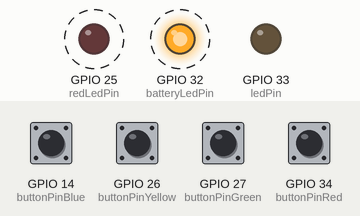
Recording of a program running on a simulated ESP32. On the bench: output pins drawn as LEDs (lit = HIGH). Dashed ring = blinking. The test bench sets the inputs (shaded band); at power-on: GPIO 14 (buttonPinBlue), GPIO 26 (buttonPinYellow), GPIO 27 (buttonPinGreen), GPIO 34 (buttonPinRed) HIGH. WiFi joins after 1.5 s; servers stay silent unless stated; no MQTT or app messages arrive unless stated; not simulated (calls return 0 or success): secrets.h; names the files do not define were given values by the test bench: mqtt_port = 1883; what the program prints to the serial monitor is not drawn.

Above: at 2.7 s.
2.8 s: GPIO 14 (buttonPinBlue) pulled LOW for 0.15 s
5.9 s: GPIO 34 (buttonPinRed) pulled LOW for 0.15 s
At 7.01 s:
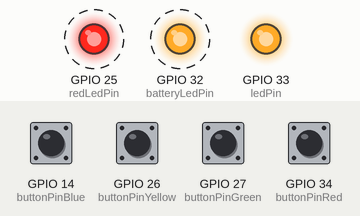
8.9 s: GPIO 27 (buttonPinGreen) pulled LOW for 0.15 s
At 10.0 s:
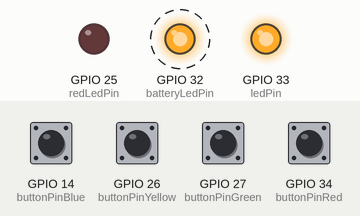
14.9 s: GPIO 34 (buttonPinRed) pulled LOW for 1 s
At 16.46 s:
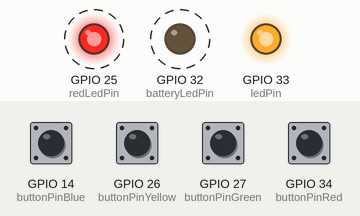
17.9 s: GPIO 14 (buttonPinBlue) pulled LOW for 1 s
At 18.5 s:
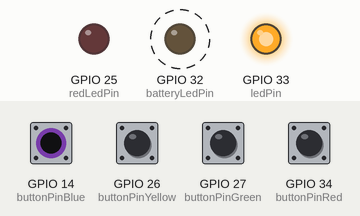
Timing chart, 0 to 21.9 s (numbered marks = the images above; inputs shaded):
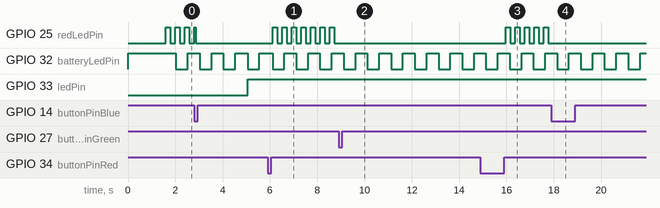

Measured:
- after the input at 5.9 s, GPIO 25 (redLedPin): alternates HIGH for 0.20 s and LOW for 0.20 s, starting after 0.21 s
- after the input at 8.9 s, GPIO 25 (redLedPin): stops changing and stays LOW
- after the input at 14.9 s, GPIO 25 (redLedPin): alternates HIGH for 0.20 s and LOW for 0.20 s, starting after 1.1 s
- after the input at 17.9 s, GPIO 25 (redLedPin): stops changing and stays LOW
- by itself, GPIO 32 (batteryLedPin): alternates HIGH for 0.50 s and LOW for 0.50 s

The program:

main.cpp
```cpp
#include <Arduino.h>
#include <WiFi.h>
#include <PubSubClient.h>
#include <ArduinoJson.h>
#include "secrets.h"

// --- Hardware Pins ---
const int redLedPin = 25;       // 🚨 💡 ขาที่ต่อกับ LED สีแดง (สำหรับ SOS)
const int buttonPinRed = 34;    // 🔴 ปุ่มฉุกเฉิน (SOS)
const int buttonPinYellow = 26; // 🟡 ปุ่มเรียก Caregiver (ASSIST) - 💡 เพิ่มใหม่ (ใช้ GPIO27 หรือเปลี่ยนตามสะดวก)
const int buttonPinGreen = 27;  // 🟢 ปุ่ม 4-pin อเนกประสงค์ (GREEN_BTN)
const int ledPin = 33;          // 🔵 ขา LED แสดงสถานะการเชื่อมต่อ
const int batteryLedPin = 32;   // 🔋 ขา LED แสดงสถานะแบตเตอรี่
const int buttonPinBlue = 14;  // 🔵 ขาที่ต่อกับปุ่มสีน้ำเงิน (จำลอง Caregiver รับงาน)

// --- Global Objects ---
WiFiClient espClient;
PubSubClient client(espClient);

// --- State Variables ---
int lastStateRed = -1;
int lastStateYellow = HIGH; // ใช้ HIGH เพราะจะใช้ INPUT_PULLUP
int lastStateGreen = HIGH;  // ใช้ HIGH เพราะจะใช้ INPUT_PULLUP
int lastStateBlue = HIGH;      // ใช้ HIGH เพราะจะใช้ INPUT_PULLUP
bool isEmergency = false;       // 💡 ตัวแปรจำลองสถานะว่ากำลังเกิดเหตุฉุกเฉินอยู่หรือไม่
unsigned long lastRedBlink = 0; // 💡 ตัวแปรเก็บเวลาสำหรับการกะพริบไฟแดง
bool redLedState = false;       // 💡 สถานะเปิด/ปิดของไฟแดง

unsigned long lastHeartbeat = 0;
const long heartbeatInterval = 30000; // 30 วินาที
unsigned long lastReconnectAttempt = 0;

int batteryLevel = 15; // 🔋 สมมติว่าชาร์จแบตมาเต็มแล้วสำหรับการนำเสนอ
unsigned long lastBatteryBlink = 0;
bool batteryLedState = false;

// --- Functions ---
void setup_wifi() {
  delay(20);
  Serial.println();
  Serial.printf("Connecting to %s\n", ssid);
  WiFi.begin(ssid, password);

  int attempts = 0;
  while (WiFi.status() != WL_CONNECTED && attempts < 20) {
    delay(500);
    Serial.print(".");
    attempts++;
  }

  if (WiFi.status() == WL_CONNECTED) {
    Serial.printf("\nWiFi connected. IP: %s\n", WiFi.localIP().toString().c_str());
  } else {
    Serial.println("\nWiFi failed! Continuing...");
  }
}

bool reconnect() {
  if (client.connected()) return true;

  unsigned long now = millis();
  if (now - lastReconnectAttempt > 5000) {
    lastReconnectAttempt = now;
    Serial.print("Attempting MQTT connection...");

    char lwtTopic[64];
    snprintf(lwtTopic, sizeof(lwtTopic), "iot/device/%s/status", device_id);

    if (client.connect(device_id, lwtTopic, 1, true, "OFFLINE")) {
      Serial.println("connected");
      client.publish(lwtTopic, "ONLINE", true);
      digitalWrite(ledPin, HIGH);
      return true;
    } else {
      Serial.printf("failed, rc=%d. Try again in 5s.\n", client.state());
      digitalWrite(ledPin, LOW);
    }
  }
  return false;
}

void sendEvent(const char *eventType, const char *statusStr = "PENDING") {
  if (!client.connected()) {
    reconnect();
  }

  JsonDocument doc;
  doc["device_mac"] = device_id;
  doc["event_type"] = eventType;
  doc["status"] = statusStr;
  doc["battery_level"] = batteryLevel;

  char buffer[256];
  serializeJson(doc, buffer);

  char topic[64];
  snprintf(topic, sizeof(topic), "iot/device/%s/event", device_id);

  Serial.print("Publishing message: ");
  Serial.println(buffer);

  if (client.publish(topic, buffer)) {
    Serial.println("✅ Published successfully");
  } else {
    Serial.println("❌ Failed to publish");
  }
}

void setup() {
  Serial.begin(115200);

  // 🎛️ ตั้งค่าปุ่มทั้ง 3 สี
  pinMode(buttonPinRed, INPUT);
  pinMode(buttonPinYellow, INPUT_PULLUP); // ต่อขาเข้า GPIO27 และ GND
  pinMode(buttonPinGreen, INPUT_PULLUP);  // ต่อขาเข้า GPIO26 และ GND
  pinMode(buttonPinBlue, INPUT_PULLUP); // ต่อขาเข้า GPIO14 และ GND

  pinMode(redLedPin, OUTPUT);       // 💡 ตั้งค่าพิน LED สีแดง
  digitalWrite(redLedPin, LOW);     // 💡 ปิดไฟแดงไว้ก่อน
  pinMode(ledPin, OUTPUT);
  digitalWrite(ledPin, LOW);

  pinMode(batteryLedPin, OUTPUT);
  digitalWrite(batteryLedPin, HIGH);

  setup_wifi();
  client.setServer(mqtt_server, mqtt_port);

  Serial.println("\n--- 🎛️ เริ่มระบบ CareLink IoT ---");
}

void loop() {
  if (!client.connected()) {
    digitalWrite(ledPin, LOW);
    reconnect();
  }
  client.loop();

  unsigned long now = millis();

  // --- 🚨 💡 Logic ไฟ LED สีแดงกะพริบ (SOS) ---
  if (isEmergency) {
    // กะพริบเร็วๆ ทุกๆ 200 มิลลิวินาที (ดูฉุกเฉิน)
    if (now - lastRedBlink > 200) {
      lastRedBlink = now;
      redLedState = !redLedState;
      digitalWrite(redLedPin, redLedState);
    }
  } else {
    // ถ้าไม่ได้อยู่ในสถานะฉุกเฉิน ให้ปิดไฟแดงทันที
    digitalWrite(redLedPin, LOW);
    redLedState = false;
  }
  // --- LED แสดงสถานะแบตเตอรี่ ---
  if (batteryLevel > 20) {
    digitalWrite(batteryLedPin, HIGH);
  } else {
    if (now - lastBatteryBlink > 500) {
      lastBatteryBlink = now;
      batteryLedState = !batteryLedState;
      digitalWrite(batteryLedPin, batteryLedState);
    }
  }

  // --- 🔴 ตรวจจับปุ่มสีแดง (SOS) ---
  int currentRed = digitalRead(buttonPinRed);
  if (currentRed != lastStateRed) {
    if (currentRed == HIGH) {
      Serial.println("สถานะ: 🔴 กดปุ่ม SOS -> เปิดไฟกะพริบ");
      isEmergency = true; // 💡 เปิดโหมดฉุกเฉินให้ไฟกะพริบ
      sendEvent("SOS", "PENDING");
    }
    delay(50); // Debounce
    lastStateRed = currentRed;
  }

  // --- 🟡 ตรวจจับปุ่มสีเหลือง (ASSIST) ---
  int currentYellow = digitalRead(buttonPinYellow);
  if (currentYellow != lastStateYellow) {
    if (currentYellow == LOW) {
      Serial.println("สถานะ: 🟡 กดปุ่ม เรียกทั่วไป");
      // ไม่เปิดไฟแดงกะพริบ เพราะเป็นการเรียกปกติ
      sendEvent("ASSIST", "PENDING");
    }
    delay(50);
    lastStateYellow = currentYellow;
  }

  // --- 🟢 ตรวจจับปุ่มสีเขียว (GREEN_BTN) ---
  int currentGreen = digitalRead(buttonPinGreen);
  if (currentGreen != lastStateGreen) {
    if (currentGreen == LOW) {
      Serial.println("สถานะ: 🟢 กดปุ่ม สีเขียว -> ยกเลิก/ยืนยันงาน ปิดไฟแดง");
      isEmergency = false; // 💡 ปิดโหมดฉุกเฉิน (ไฟแดงหยุดกะพริบ)
      sendEvent("GREEN_BTN", "TRIGGERED");
    }
    delay(50);
    lastStateGreen = currentGreen;
  }

  // --- 🔵 จำลอง CAREGIVER ACCEPT (ปุ่มสีน้ำเงิน GPIO14) ---
  int currentBlue = digitalRead(buttonPinBlue);
  if (currentBlue != lastStateBlue) {
    if (currentBlue == LOW) {
      Serial.println("สถานะ: 🔵 กดปุ่ม สีน้ำเงิน -> Caregiver รับงาน ปิดไฟแดงกะพริบ");
      // เมื่อพยาบาลรับงานแล้ว อาจจะให้ไฟแดงหยุดกะพริบ เพื่อบอกคนไข้ว่า "มีคนรับเรื่องแล้วนะ"
      isEmergency = false; // 💡 ปิดโหมดฉุกเฉิน (ไฟแดงหยุดกะพริบ)
      sendEvent("BLUE_BTN", "TRIGGERED");
    }
    delay(50);
    lastStateBlue = currentBlue;
  }

  // --- Heartbeat ---
  if (now - lastHeartbeat > heartbeatInterval) {
    lastHeartbeat = now;
    char lwtTopic[64];
    snprintf(lwtTopic, sizeof(lwtTopic), "iot/device/%s/status", device_id);
    client.publish(lwtTopic, "ONLINE", true);
  }
}
```
